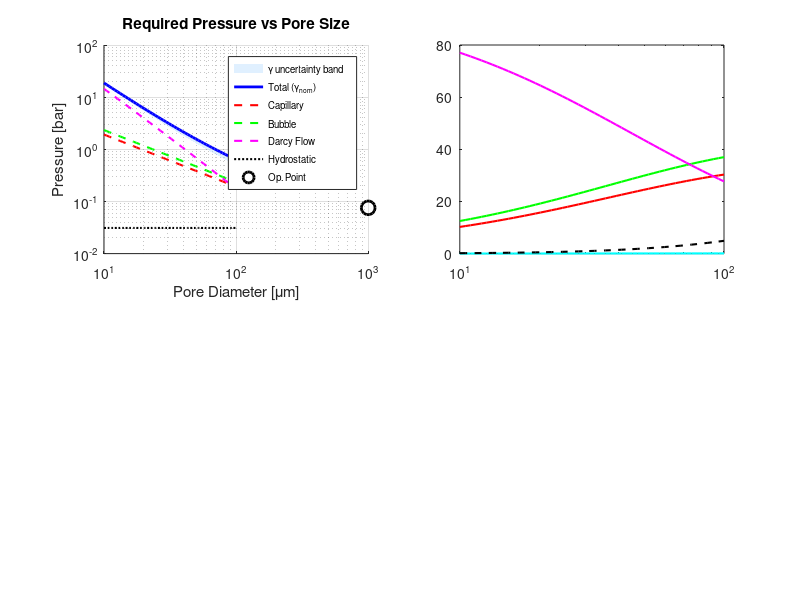

Write MATLAB code to recreate this figure. (Note: this script raises an error after producing the figure.)
%% Gallinstan Seepage Prevention and Gas Bubbling Pressure Calculator
% Calculates required pressure differential across porous SiC plate
% to prevent Gallinstan seepage while bubbling helium gas through
%
% PROPERTY VALUES CORRECTED vs literature (see gallinstan_input_validation.m):
%   gamma_gallinstan : 0.65 → 0.535 N/m  (Plevachuk 2014, EGaInSn at 200°C)
%   rho_galinstan    : 6360 → 6332 kg/m³  (6440 at 20°C, dρ/dT = -0.6 kg/m³/K)
%   mu_helium        : 2.72e-5 Pa·s  (NIST at 200°C)
%   rho_helium       : 0.103 kg/m³  (ideal gas, NIST)
%   alpha_vessel     : 17e-6 → 17.2e-6 1/K
%
% UNCERTAINTY BANDS added for γ (dominant uncertainty source):
%   gamma_nom  = 0.535 N/m  (oxide-free EGaInSn at 200°C)
%   gamma_low  = 0.400 N/m  (conservative  partial Ga₂O₃ oxidation present)
%   gamma_high = 0.590 N/m  (upper bound fully inert, RT brand value)
%
% MATERIAL COMPATIBILITY WARNING:
%   316L SS is partially attacked by Ga alloys via liquid metal embrittlement.
%   Consider SiC-lined or PTFE-lined vessel, or Hastelloy C-276.

clear; clc; close all;

%% INPUT PARAMETERS 

% SiC Plate Properties
pore_diameter    = 1000e-6;      % Pore diameter [m] (1000 microns)
plate_thickness  = 20e-3;        % Plate thickness [m] (20 mm)
porosity         = 0.2475;       % Porosity [-]
active_area      = 1e-4;         % Active flow area [m^2] (1 cm^2)

% Operating Conditions
flow_rate_cm3s   = 5;            % Helium flow rate [cm^3/s]
temperature_C    = 200;          % Operating temperature [°C]
gas_type         = 'helium';     % Gas type (informational)

% Vessel Geometry
gallinstan_height = 0.05;        % Height of Gallinstan above SiC plate [m]

%% MATERIAL PROPERTIES  (literature-validated) 

T_K = temperature_C + 273.15;   % [K]


% Gallinstan at 200°C
% Surface tension: γ(T) = 587 - 0.0109*(T_K - 283.15) mN/m
%   Plevachuk et al. (2014) J. Chem. Eng. Data 59, 757  EGaInSn
%   Brand Galinstan(R) ~534 mN/m at RT (Handschuh-Wang 2022)
% Three scenarios due to oxidation uncertainty:

gamma_nom  = (587 - 0.0109*(T_K - 283.15)) * 1e-3;  % [N/m] oxide-free EGaInSn
gamma_low  = 0.400;                                   % [N/m] partial oxidation worst-case
gamma_high = 0.590;                                   % [N/m] upper bound (brand RT value)
gamma_gallinstan = gamma_nom;                         % ← NOMINAL used in all calculations

% Density: 6440 kg/m³ at 20°C, dρ/dT ≈ -0.60 kg/m³/K (liquid metal typical)
rho_gallinstan = 6440 + (-0.60) * (temperature_C - 20);  % [kg/m³] at 200°C

% Contact angles (non-wetting on clean SiC in inert atmosphere)
contact_angle_adv_deg = 145;    % Advancing [°] used for seepage calc (worst case entry)
contact_angle_rec_deg = 120;    % Receding  [°]  lower bound once Ga has entered pore

% Helium at 200°C, 1 atm  (NIST reference data)

mu_helium  = 2.72e-5;           % Dynamic viscosity [Pa·s]  NIST 473 K
rho_helium = (101325 * 0.004003) / (8.314 * T_K);  % Ideal gas [kg/m³] = 0.1031

% Mean free path of He at 200°C, 1 atm (kinetic theory)
lambda_mfp   = 300e-9;          % [m]

% SiC / Vessel Thermal Properties
alpha_SiC     = 4.0e-6;         % CTE of SiC [1/K]       (sintered α-SiC)
alpha_vessel  = 17.2e-6;        % CTE of 316L SS [1/K]   (ASME IID at 200°C)
E_SiC         = 410e9;          % Young's modulus SiC [Pa]
delta_T       = temperature_C - 20;  % Temperature rise from assembly temp [K]

% Universal constants
g = 9.81;                        % [m/s^2]

%% PRINT PROPERTY VALUES WITH SOURCE NOTES 

fprintf('  MATERIAL PROPERTIES (literature-corrected)  \n');
fprintf('Gallinstan surface tension:\n');
fprintf('  γ_nominal  (oxide-free EGaInSn, 200°C) : %.4f N/m  [Plevachuk 2014]\n', gamma_nom);
fprintf('  γ_low      (partial Ga₂O₃ oxidation)   : %.4f N/m  [conservative]\n', gamma_low);
fprintf('  γ_high     (upper bound, brand RT)      : %.4f N/m  [Handschuh-Wang 2022]\n', gamma_high);
fprintf('  *** Calculations use γ_nominal = %.4f N/m ***\n', gamma_gallinstan);
fprintf('  NOTE: ensure He supply has <10 ppm O₂ to stay near γ_nominal.\n');
fprintf('        If O₂ uncontrolled, use γ_low for conservative design.\n\n');
fprintf('Gallinstan density at %.0f°C : %.1f kg/m³\n', temperature_C, rho_gallinstan);
fprintf('  (extrapolated from 6440 kg/m³ at 20°C, dρ/dT = -0.60 kg/m³/K)\n\n');
fprintf('He viscosity  at %.0f°C, 1 atm : %.3e Pa·s  [NIST]\n', temperature_C, mu_helium);
fprintf('He density    at %.0f°C, 1 atm : %.4f kg/m³  [ideal gas]\n\n', temperature_C, rho_helium);
fprintf('⚠  MATERIAL COMPATIBILITY WARNING:\n');
fprintf('   Gallium alloys attack most metals via liquid metal embrittlement (LME).\n');
fprintf('   316L SS has limited resistance; Ga can diffuse along grain boundaries\n');
fprintf('   at 200°C. Consider: SiC-lined vessel, PTFE liner, or Hastelloy C-276.\n');
fprintf('   Tungsten and molybdenum are the most resistant structural metals.\n\n');

%%   DERIVED PARAMETERS  

pore_radius             = pore_diameter / 2;
contact_angle_adv_rad   = deg2rad(contact_angle_adv_deg);
contact_angle_rec_rad   = deg2rad(contact_angle_rec_deg);
flow_rate_m3s           = flow_rate_cm3s * 1e-6;
superficial_velocity    = flow_rate_m3s / active_area;

%%   PERMEABILITY (Kozeny-Carman)  

kozeny_constant = 180;
permeability = (porosity^3 * pore_diameter^2) / ...
               (kozeny_constant * (1 - porosity)^2);

Sphericity   = 250e-9;
diameter_abs = 1e-6;
absperm = (Sphericity^2 * porosity^3 * diameter_abs^2) / ...
          (150 * (1 - porosity)^2);

%%   DIMENSIONLESS SANITY CHECKS  

Re_pore = rho_helium * superficial_velocity * pore_diameter / mu_helium;
Ca      = mu_helium * superficial_velocity / gamma_gallinstan;
Kn      = lambda_mfp / pore_radius;

fprintf('  DIMENSIONLESS CHECKS  \n');
fprintf('Pore Reynolds number : %.5f  (Darcy valid if Re << 1)\n', Re_pore);
fprintf('Capillary number     : %.2e  (capillary-dominated if Ca << 1)\n', Ca);
fprintf('Knudsen number       : %.2e  (continuum OK if Kn << 0.01)\n\n', Kn);

if Re_pore > 1
    warning('Re_pore > 1: Forchheimer inertial correction is significant.');
end
if Kn > 0.01
    warning('Kn > 0.01: Klinkenberg slip-flow correction applied below.');
end

%%   KLINKENBERG SLIP-FLOW CORRECTION  

b_klink = 0.11 * permeability^(-0.39);
P_mean  = 101325;
k_klink = permeability * (1 + b_klink / P_mean);

fprintf('  KLINKENBERG SLIP CORRECTION  \n');
fprintf('Intrinsic permeability   : %.3e m²\n', permeability);
fprintf('Klinkenberg factor b     : %.4f Pa\n',  b_klink);
fprintf('Slip-corrected perm.     : %.3e m²\n\n', k_klink);

%%    SYSTEM PARAMETERS PRINTOUT   

fprintf('  SYSTEM PARAMETERS  \n');
fprintf('Pore diameter        : %.1f μm\n',    pore_diameter*1e6);
fprintf('Plate thickness      : %.1f mm\n',    plate_thickness*1e3);
fprintf('Porosity             : %.2f%%\n',     porosity*100);
fprintf('Active area          : %.2f cm²\n',   active_area*1e4);
fprintf('Flow rate            : %.2f cm³/s\n', flow_rate_cm3s);
fprintf('Temperature          : %.0f°C\n',     temperature_C);
fprintf('Gallinstan height    : %.0f mm\n',    gallinstan_height*1e3);
fprintf('Est. permeability    : %.2e m²\n\n',  permeability);

%%    PRESSURE CALCULATIONS   

% Hydrostatic (independent of gamma)
delta_P_hydrostatic = rho_gallinstan * g * gallinstan_height;

%   Nominal (γ_nom)  
delta_P_capillary_adv = (2*gamma_gallinstan*abs(cos(contact_angle_adv_rad))) / pore_radius;
delta_P_capillary_rec = (2*gamma_gallinstan*abs(cos(contact_angle_rec_rad))) / pore_radius;
delta_P_flow          = (mu_helium * superficial_velocity * plate_thickness) / k_klink;
beta_forchheimer      = 1.75 / (sqrt(k_klink) * porosity^1.5);
delta_P_forchhei      = beta_forchheimer * rho_helium * superficial_velocity^2 * plate_thickness;
delta_P_bubble        = (2*gamma_gallinstan) / pore_radius;
delta_P_total         = delta_P_capillary_adv + delta_P_hydrostatic + ...
                        delta_P_flow + delta_P_forchhei + delta_P_bubble;

%   Low γ (oxidation worst-case)  
dP_cap_adv_low = (2*gamma_low*abs(cos(contact_angle_adv_rad))) / pore_radius;
dP_bubble_low  = (2*gamma_low) / pore_radius;
delta_P_total_low = dP_cap_adv_low + delta_P_hydrostatic + ...
                    delta_P_flow + delta_P_forchhei + dP_bubble_low;

%   High γ (fully inert upper bound)  
dP_cap_adv_high = (2*gamma_high*abs(cos(contact_angle_adv_rad))) / pore_radius;
dP_bubble_high  = (2*gamma_high) / pore_radius;
delta_P_total_high = dP_cap_adv_high + delta_P_hydrostatic + ...
                     delta_P_flow + delta_P_forchhei + dP_bubble_high;

%%  = RESULTS OUTPUT  

fprintf('  PRESSURE COMPONENTS (nominal γ = %.4f N/m)  \n', gamma_gallinstan);

fprintf('1. Capillary Entry Pressure (advancing, θ=%.0f°):\n', contact_angle_adv_deg);
fprintf('   ΔP_cap_adv = %8.1f Pa  (%.5f bar, %.4f psi)\n', ...
        delta_P_capillary_adv, delta_P_capillary_adv/1e5, delta_P_capillary_adv/6894.76);
fprintf('   Capillary pressure (receding, θ=%.0f°, hysteresis lower bound):\n', contact_angle_rec_deg);
fprintf('   ΔP_cap_rec = %8.1f Pa  (%.5f bar, %.4f psi)\n\n', ...
        delta_P_capillary_rec, delta_P_capillary_rec/1e5, delta_P_capillary_rec/6894.76);

fprintf('2. Hydrostatic Head (%.0f mm Galinstan, ρ=%.0f kg/m³):\n', ...
        gallinstan_height*1e3, rho_gallinstan);
fprintf('   ΔP_hydro   = %8.1f Pa  (%.5f bar, %.4f psi)\n\n', ...
        delta_P_hydrostatic, delta_P_hydrostatic/1e5, delta_P_hydrostatic/6894.76);

fprintf('3. Viscous Flow Resistance (Darcy + Klinkenberg):\n');
fprintf('   ΔP_flow    = %8.4f Pa  (%.7f bar)\n\n', ...
        delta_P_flow, delta_P_flow/1e5);

fprintf('4. Forchheimer Inertial Correction:\n');
fprintf('   ΔP_Forch   = %8.6f Pa  (negligible at this flow rate)\n\n', delta_P_forchhei);

fprintf('5. Bubble Formation Pressure (Young-Laplace):\n');
fprintf('   ΔP_bubble  = %8.1f Pa  (%.5f bar, %.4f psi)\n\n', ...
        delta_P_bubble, delta_P_bubble/1e5, delta_P_bubble/6894.76);

fprintf('  TOTAL REQUIRED PRESSURE  UNCERTAINTY RANGE  \n');
fprintf('  γ_low  (%.3f N/m, oxidised)  : %8.1f Pa  (%.5f bar)  ← minimum credible\n', ...
        gamma_low,  delta_P_total_low,  delta_P_total_low/1e5);
fprintf('  γ_nom  (%.3f N/m, oxide-free): %8.1f Pa  (%.5f bar)  ← DESIGN VALUE\n', ...
        gamma_gallinstan, delta_P_total, delta_P_total/1e5);
fprintf('  γ_high (%.3f N/m, upper)     : %8.1f Pa  (%.5f bar)  ← upper bound\n\n', ...
        gamma_high, delta_P_total_high, delta_P_total_high/1e5);

fprintf('  ΔP_total (nominal) = %.1f Pa = %.5f bar = %.4f psi = %.5f atm\n\n', ...
        delta_P_total, delta_P_total/1e5, delta_P_total/6894.76, delta_P_total/101325);

fprintf('INTERPRETATION:\n');
fprintf('  Gas pressure below SiC must exceed pressure above by %.1f Pa (nominal)\n', delta_P_total);
fprintf('  to simultaneously:\n');
fprintf('    ✓ Overcome capillary entry pressure (seepage prevention)\n');
fprintf('    ✓ Support %.0f mm hydrostatic head of Galinstan\n', gallinstan_height*1e3);
fprintf('    ✓ Push He through pores (viscous + inertial losses)\n');
fprintf('    ✓ Form bubbles in Galinstan (Young-Laplace)\n');
fprintf('  If O₂ contamination is present (γ drops to %.3f N/m),\n', gamma_low);
fprintf('  required ΔP drops to %.1f Pa  capillary barrier weakens.\n', delta_P_total_low);
fprintf('  RISK: if θ < 90° due to oxidation, capillary barrier disappears entirely.\n\n');

%%   COMPONENT BREAKDOWN  

fprintf('  COMPONENT BREAKDOWN (nominal)  \n');
fprintf('Capillary (adv.) :  %5.1f%% of total\n', 100*delta_P_capillary_adv/delta_P_total);
fprintf('Hydrostatic      :  %5.1f%% of total\n', 100*delta_P_hydrostatic/delta_P_total);
fprintf('Flow (Darcy)     :  %5.1f%% of total\n', 100*delta_P_flow/delta_P_total);
fprintf('Forchheimer      :  %5.1f%% of total\n', 100*delta_P_forchhei/delta_P_total);
fprintf('Bubble formation :  %5.1f%% of total\n\n', 100*delta_P_bubble/delta_P_total);

%%   BUBBLE CHARACTERISTICS  

D_fritz = 0.0208 * contact_angle_adv_deg * ...
          sqrt(gamma_gallinstan / (g * (rho_gallinstan - rho_helium)));
R_fritz = D_fritz / 2;
bubble_volume_pore  = (4/3)*pi*pore_radius^3;
bubble_volume_fritz = (4/3)*pi*R_fritz^3;
bubble_freq_pore    = flow_rate_m3s / bubble_volume_pore;
bubble_freq_fritz   = flow_rate_m3s / bubble_volume_fritz;

fprintf('  BUBBLE CHARACTERISTICS  \n');
fprintf('Pore-radius model:\n');
fprintf('  Bubble radius    : %.1f μm\n', pore_radius*1e6);
fprintf('  Bubble frequency : %.2f Hz  (%.0f bubbles/min)\n', bubble_freq_pore, bubble_freq_pore*60);
fprintf('Fritz detachment model:\n');
fprintf('  Detachment diameter : %.2f mm\n', D_fritz*1e3);
fprintf('  Bubble frequency    : %.4f Hz  (%.2f bubbles/min)\n', bubble_freq_fritz, bubble_freq_fritz*60);
fprintf('(Actual bubbles will coalesce and grow; Fritz gives detachment upper bound on size)\n\n');

%%   THERMAL STRESS ESTIMATE  

delta_alpha   = abs(alpha_SiC - alpha_vessel);
sigma_thermal = E_SiC * delta_alpha * delta_T;

fprintf('  THERMAL STRESS ESTIMATE  \n');
fprintf('α_SiC    : %.1f μm/m·K\n', alpha_SiC*1e6);
fprintf('α_vessel : %.1f μm/m·K  (316L SS, corrected)\n', alpha_vessel*1e6);
fprintf('ΔCTE     : %.1f μm/m·K\n', delta_alpha*1e6);
fprintf('ΔT       : %.0f K  (20°C assembly → %.0f°C operating)\n', delta_T, temperature_C);
fprintf('Est. biaxial stress in SiC : %.1f MPa\n', sigma_thermal/1e6);
fprintf('SiC MOR (sintered α-SiC)   : 300–500 MPa\n');
if sigma_thermal > 300e6
    fprintf('⚠  WARNING: Thermal stress may approach SiC MOR lower bound.\n');
    fprintf('   Review clamping, add compliant interlayer (graphite or PTFE), or\n');
    fprintf('   use a floating plate design to allow free thermal expansion.\n\n');
else
    fprintf('✓  Thermal stress within acceptable range for sintered SiC.\n\n');
end

%%   PARAMETRIC STUDY: EFFECT OF PORE SIZE  

pore_diameters = logspace(-5, -4, 50);
n = length(pore_diameters);
P_cap_array   = zeros(1,n);  P_hydro_array = zeros(1,n);
P_flow_array  = zeros(1,n);  P_forch_array = zeros(1,n);
P_bubble_array= zeros(1,n);  P_total_array = zeros(1,n);
P_total_low   = zeros(1,n);  P_total_high  = zeros(1,n);

for i = 1:n
    d   = pore_diameters(i);
    r   = d/2;
    k   = (porosity^3*d^2) / (kozeny_constant*(1-porosity)^2);
    b_k = 0.11*k^(-0.39);
    k_kl= k*(1+b_k/P_mean);

    P_cap_array(i)    = (2*gamma_gallinstan*abs(cos(contact_angle_adv_rad))) / r;
    P_hydro_array(i)  = delta_P_hydrostatic;
    P_flow_array(i)   = (mu_helium*superficial_velocity*plate_thickness) / k_kl;
    beta_f            = 1.75/(sqrt(k_kl)*porosity^1.5);
    P_forch_array(i)  = beta_f*rho_helium*superficial_velocity^2*plate_thickness;
    P_bubble_array(i) = (2*gamma_gallinstan) / r;
    P_total_array(i)  = P_cap_array(i)+P_hydro_array(i)+P_flow_array(i)+...
                        P_forch_array(i)+P_bubble_array(i);

    % Uncertainty bands
    P_total_low(i)  = (2*gamma_low*abs(cos(contact_angle_adv_rad)))/r + ...
                      P_hydro_array(i) + P_flow_array(i) + P_forch_array(i) + (2*gamma_low)/r;
    P_total_high(i) = (2*gamma_high*abs(cos(contact_angle_adv_rad)))/r + ...
                      P_hydro_array(i) + P_flow_array(i) + P_forch_array(i) + (2*gamma_high)/r;
end

%%   PLOTS  

figure('Position',[100 100 1150 850],'Name','Gallinstan Pressure Analysis (Corrected Properties)');

%   Panel 1: Absolute pressures with uncertainty band  
subplot(2,2,1)
patch([pore_diameters pore_diameters(end:-1:1)]*1e6, ...
      [P_total_low P_total_high(end:-1:1)]/1e5, ...
      [0.7 0.85 1.0],'EdgeColor','none','FaceAlpha',0.4,'DisplayName','γ uncertainty band');
hold on;
loglog(pore_diameters*1e6, P_total_array/1e5,  'b-',  'LineWidth',2,   'DisplayName','Total (γ_{nom})');
loglog(pore_diameters*1e6, P_cap_array/1e5,    'r--', 'LineWidth',1.5, 'DisplayName','Capillary');
loglog(pore_diameters*1e6, P_bubble_array/1e5, 'g--', 'LineWidth',1.5, 'DisplayName','Bubble');
loglog(pore_diameters*1e6, P_flow_array/1e5,   'm--', 'LineWidth',1.5, 'DisplayName','Darcy Flow');
loglog(pore_diameters*1e6, P_hydro_array/1e5,  'k:',  'LineWidth',1.5, 'DisplayName','Hydrostatic');
loglog(pore_diameter*1e6,  delta_P_total/1e5,  'ko',  'MarkerSize',10, 'LineWidth',2,'DisplayName','Op. Point');
set(gca,'XScale','log','YScale','log');
grid on; grid minor;
xlabel('Pore Diameter [μm]'); ylabel('Pressure [bar]');
title('Required Pressure vs Pore Size');
legend('Location','best','FontSize',7);

%   Panel 2: Component contributions  
subplot(2,2,2)
semilogx(pore_diameters*1e6, 100*P_cap_array./P_total_array,    'r-',  'LineWidth',1.5,'DisplayName','Capillary'); hold on;
semilogx(pore_diameters*1e6, 100*P_bubble_array./P_total_array, 'g-',  'LineWidth',1.5,'DisplayName','Bubble');
semilogx(pore_diameters*1e6, 100*P_flow_array./P_total_array,   'm-',  'LineWidth',1.5,'DisplayName','Darcy');
semilogx(pore_diameters*1e6, 100*P_forch_array./P_total_array,  'c-',  'LineWidth',1.5,'DisplayName','Forchheimer');
semilogx(pore_diameters*1e6, 100*P_hydro_array./P_total_array,  'k--', 'LineWidth',1.5,'DisplayName','Hydrostatic');
xline(pore_diameter*1e6,'k:','LineWidth',1,'Label','Op. Point');
grid on; ylim([0 100]);
xlabel('Pore Diameter [μm]'); ylabel('Contribution [%]');
title('Pressure Component Contributions');
legend('Location','best','FontSize',7);

%   Panel 3: γ uncertainty effect on total pressure  
subplot(2,2,3)
gamma_sweep = linspace(0.35, 0.65, 100);
dP_vs_gamma = zeros(size(gamma_sweep));
for j = 1:length(gamma_sweep)
    gj = gamma_sweep(j);
    dP_vs_gamma(j) = (2*gj*abs(cos(contact_angle_adv_rad)))/pore_radius + ...
                     delta_P_hydrostatic + delta_P_flow + delta_P_forchhei + ...
                     (2*gj)/pore_radius;
end
plot(gamma_sweep*1e3, dP_vs_gamma, 'b-', 'LineWidth', 2); hold on;
xline(gamma_low*1e3,  'm--', sprintf('γ_{low}=%.0f mN/m', gamma_low*1e3),  'LineWidth',1.5,'LabelVerticalAlignment','bottom');
xline(gamma_nom*1e3,  'g--', sprintf('γ_{nom}=%.0f mN/m', gamma_nom*1e3),  'LineWidth',1.5,'LabelVerticalAlignment','top');
xline(gamma_high*1e3, 'r--', sprintf('γ_{high}=%.0f mN/m',gamma_high*1e3), 'LineWidth',1.5,'LabelVerticalAlignment','bottom');
plot(gamma_gallinstan*1e3, delta_P_total, 'ko', 'MarkerSize',8,'LineWidth',2,'DisplayName','Design point');
grid on;
xlabel('Surface Tension γ [mN/m]'); ylabel('Total ΔP [Pa]');
title('Sensitivity to γ (dominant uncertainty)');
legend('ΔP total','Location','best','FontSize',8);

%   Panel 4: Flow rate sensitivity  
subplot(2,2,4)
flow_rates = linspace(0.1, 20, 100);
P_vs_flow  = zeros(size(flow_rates));
for j = 1:length(flow_rates)
    v_j      = (flow_rates(j)*1e-6) / active_area;
    dP_fl_j  = (mu_helium*v_j*plate_thickness) / k_klink;
    beta_j   = 1.75/(sqrt(k_klink)*porosity^1.5);
    dP_fo_j  = beta_j*rho_helium*v_j^2*plate_thickness;
    P_vs_flow(j) = delta_P_capillary_adv + delta_P_hydrostatic + dP_fl_j + dP_fo_j + delta_P_bubble;
end
plot(flow_rates, P_vs_flow, 'b-', 'LineWidth',2); hold on;
plot(flow_rate_cm3s, delta_P_total, 'ro', 'MarkerSize',8,'LineWidth',2);
grid on;
xlabel('He Flow Rate [cm³/s]'); ylabel('Total Required ΔP [Pa]');
title('Sensitivity to He Flow Rate');
legend('Total ΔP','Current op. point','Location','best');

sgtitle(sprintf('Gallinstan/SiC Bubbler Corrected Properties (γ_{nom}=%.0f mN/m, ρ=%.0f kg/m³, T=%.0f°C)', ...
        gamma_nom*1e3, rho_gallinstan, temperature_C), 'FontSize',11,'FontWeight','bold');

fprintf('  CALCULATION COMPLETE  \n');
fprintf('Key correction: γ reduced from 0.650 to %.3f N/m (literature value at 200°C).\n', gamma_nom);
fprintf('Panel 3 shows how total ΔP varies across the full γ uncertainty range.\n');
fprintf('Red circles mark the current operating point.\n');
